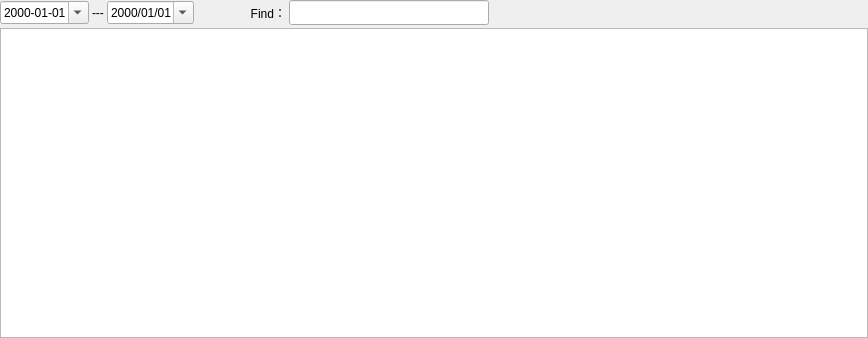
<?xml version="1.0" encoding="UTF-8"?>
<ui version="4.0">
 <class>Form</class>
 <widget class="QWidget" name="Form">
  <property name="geometry">
   <rect>
    <x>0</x>
    <y>0</y>
    <width>868</width>
    <height>338</height>
   </rect>
  </property>
  <property name="font">
   <font>
    <family>Arial</family>
    <weight>50</weight>
    <bold>false</bold>
   </font>
  </property>
  <property name="windowTitle">
   <string>Form</string>
  </property>
  <layout class="QVBoxLayout" name="verticalLayout">
   <property name="spacing">
    <number>3</number>
   </property>
   <property name="leftMargin">
    <number>0</number>
   </property>
   <property name="topMargin">
    <number>0</number>
   </property>
   <property name="rightMargin">
    <number>0</number>
   </property>
   <property name="bottomMargin">
    <number>0</number>
   </property>
   <item>
    <layout class="QHBoxLayout" name="horizontalLayout_2">
     <item>
      <widget class="QDateEdit" name="dateEdit_begin">
       <property name="displayFormat">
        <string>yyyy-MM-dd</string>
       </property>
       <property name="calendarPopup">
        <bool>true</bool>
       </property>
      </widget>
     </item>
     <item>
      <widget class="QLabel" name="label_2">
       <property name="text">
        <string>---</string>
       </property>
      </widget>
     </item>
     <item>
      <widget class="QDateEdit" name="dateEdit_end">
       <property name="displayFormat">
        <string>yyyy/MM/dd</string>
       </property>
       <property name="calendarPopup">
        <bool>true</bool>
       </property>
      </widget>
     </item>
     <item>
      <widget class="QWidget" name="widget_Button" native="true">
       <layout class="QHBoxLayout" name="Layout_Button">
        <property name="spacing">
         <number>2</number>
        </property>
        <property name="leftMargin">
         <number>0</number>
        </property>
        <property name="topMargin">
         <number>0</number>
        </property>
        <property name="rightMargin">
         <number>0</number>
        </property>
        <property name="bottomMargin">
         <number>0</number>
        </property>
       </layout>
      </widget>
     </item>
     <item>
      <spacer name="horizontalSpacer">
       <property name="orientation">
        <enum>Qt::Horizontal</enum>
       </property>
       <property name="sizeType">
        <enum>QSizePolicy::Fixed</enum>
       </property>
       <property name="sizeHint" stdset="0">
        <size>
         <width>50</width>
         <height>20</height>
        </size>
       </property>
      </spacer>
     </item>
     <item>
      <widget class="QLabel" name="label">
       <property name="text">
        <string>Find：</string>
       </property>
       <property name="alignment">
        <set>Qt::AlignRight|Qt::AlignTrailing|Qt::AlignVCenter</set>
       </property>
      </widget>
     </item>
     <item>
      <widget class="QLineEdit" name="lineEdit">
       <property name="enabled">
        <bool>true</bool>
       </property>
       <property name="minimumSize">
        <size>
         <width>0</width>
         <height>25</height>
        </size>
       </property>
       <property name="maximumSize">
        <size>
         <width>200</width>
         <height>25</height>
        </size>
       </property>
       <property name="toolTip">
        <string>&lt;html&gt;&lt;head/&gt;&lt;body&gt;&lt;p&gt;&lt;span style=&quot; font-size:11pt;&quot;&gt;可输入客户信息中名称、税号、电话等任何字段的部分内容进行快速查询&lt;/span&gt;&lt;/p&gt;&lt;/body&gt;&lt;/html&gt;</string>
       </property>
      </widget>
     </item>
     <item>
      <spacer name="horizontalSpacer_2">
       <property name="orientation">
        <enum>Qt::Horizontal</enum>
       </property>
       <property name="sizeHint" stdset="0">
        <size>
         <width>40</width>
         <height>20</height>
        </size>
       </property>
      </spacer>
     </item>
    </layout>
   </item>
   <item>
    <widget class="QTableView" name="tableView">
     <property name="selectionMode">
      <enum>QAbstractItemView::SingleSelection</enum>
     </property>
     <property name="selectionBehavior">
      <enum>QAbstractItemView::SelectRows</enum>
     </property>
     <attribute name="verticalHeaderDefaultSectionSize">
      <number>25</number>
     </attribute>
    </widget>
   </item>
  </layout>
 </widget>
 <resources/>
 <connections/>
</ui>
